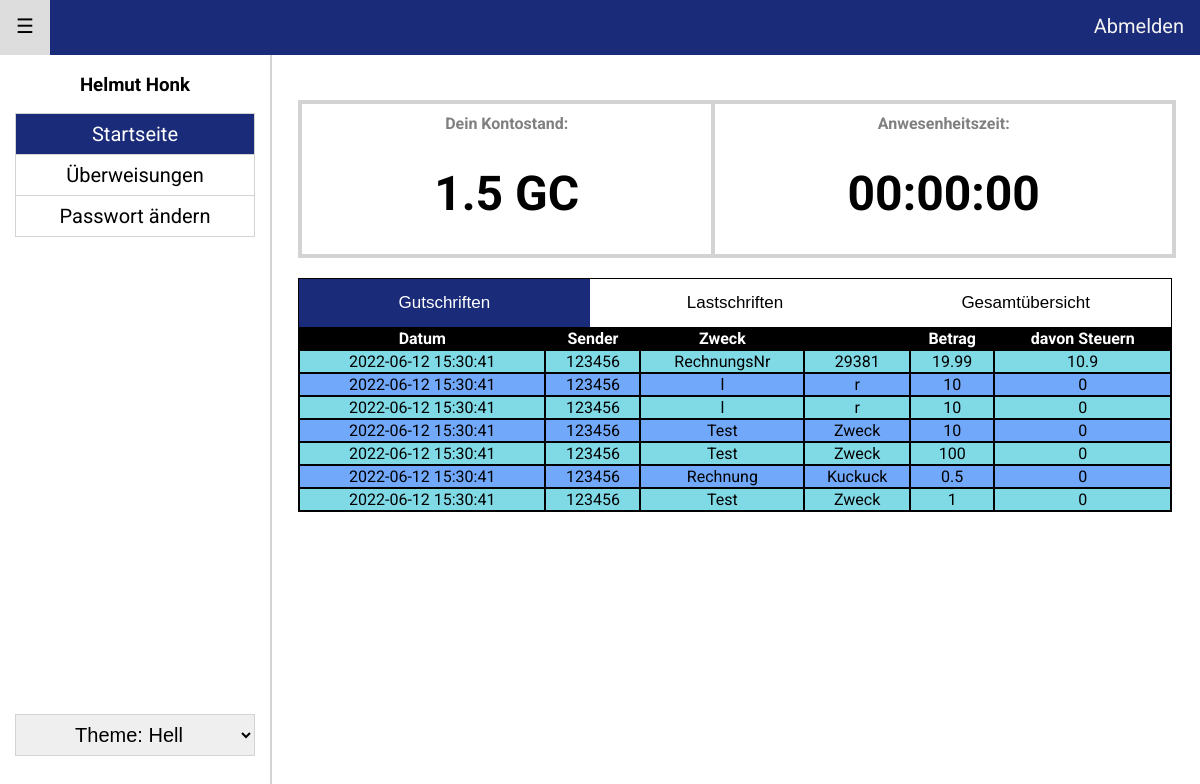
Screenshot of /my/dashboard.php (signed in) with the database file from the repository.
### tables this page shows
CREATE TABLE IF NOT EXISTS `bankaccount` (
  `id` int NOT NULL,
  `balance` double NOT NULL,
  PRIMARY KEY (`id`)
);

CREATE TABLE IF NOT EXISTS `transfer` (
  `tId` int NOT NULL AUTO_INCREMENT,
  `val` float NOT NULL,
  `date` datetime NOT NULL DEFAULT CURRENT_TIMESTAMP ON UPDATE CURRENT_TIMESTAMP,
  `txtL` varchar(100) NOT NULL,
  `txtR` varchar(100) NOT NULL,
  `sendId` int NOT NULL,
  `recId` int NOT NULL,
  `taxVal` float NOT NULL,
  PRIMARY KEY (`tId`)
);

### modules/lib/themehelper.php (called while the page is built, shortened)
<?php
function getTheme() {
    $theme = "/ressource/style/";
    if($_SESSION["type"] == "citizen") $theme = $theme . "my";
    if($_SESSION["theme"] == "Hell") $theme = $theme . "Light.css";
    return $theme;
}
?>

### modules/lib/presence.php (called while the page is built, shortened)
<?php
function presencetime($id)
{
    require __DIR__ . "/../conn.php";
    $id = mysqli_real_escape_string($db_link, $id);
    $sql = "SELECT ADDTIME(COALESCE(presence.time,0),COALESCE(TIMEDIFF(CURRENT_TIMESTAMP(),arrival.date),0)) AS 'time' FROM citizen LEFT JOIN presence ON presence.cId = citizen.id AND presence.date = COALESCE(DATE('$date'), CURRENT_DATE) LEFT JOIN arrival ON citizen.id = arrival.cId WHERE citizen.id = $id";
    $erg = mysqli_query($db_link, $sql);
    while ($zeile = mysqli_fetch_assoc($erg)) {
        $time = $zeile['time'];
    }
    return $time;
}

### modules/bankdisplay.php (the view, shortened to what this page needs)
<?php
function transrec()
{
    require "conn.php";
    $id = $_SESSION['loginID'];
    $sql = "SELECT * FROM transfer WHERE recId = '$id' ORDER BY date DESC";
    $erg = mysqli_query($db_link, $sql);
    $even = true;
    echo ("<table><tr><th>Datum</th><th>Sender</th><th>Zweck</th><th>&nbsp</th><th>Betrag</th><th>davon Steuern</th></tr>");
    while ($zeile = mysqli_fetch_assoc($erg)) {
        $even = !$even;
        echo("<tr class=\"");
        if ($even == 0) echo('even">');
        else echo('odd">');
        echo ("<td>$zeile[date]</td>");
        echo ("<td>$zeile[recId]</td>");
        echo ("<td>$zeile[txtL]</td>");
        echo ("<td>$zeile[txtR]</td>");
        echo ("<td>$zeile[val]</td>");
        echo ("<td>$zeile[taxVal]</td>");
        echo ("</tr>");
    }
    echo ("</table>");
}
function getBal() {
    require "conn.php";
        $id = $_SESSION['loginID'];
        $sql = "SELECT * FROM bankaccount WHERE id = '$id';";
        $erg = mysqli_query($db_link, $sql);
        while ($zeile = mysqli_fetch_assoc($erg)) {
            $balance = $zeile["balance"];
        }
        echo($balance . " GC");
}

### my/dashboard.php (shortened to what this page needs)
<!DOCTYPE html>
<html lang="de">
<?php
require __DIR__ . "/../modules/bankdisplay.php";
require __DIR__ . "/../modules/lib/presence.php";
require __DIR__ . "/../modules/lib/themehelper.php";
$theme = getTheme();
$loc = 0;
?>
<head>
    <link rel="stylesheet" href="<?php echo ($theme) ?>">
</head>
<body>
    <?php require "navbar.php"; ?>
    <div class="main" id="main">
        <div class="top">
            <div class="balance dashboard">
                <h4>Dein Kontostand:</h4>
                <h1><?php getBal(); ?></h1>
            </div>
            <div class="time dashboard">
                <h4>Anwesenheitszeit:</h4>
                <h1><?php echo (presencetime($_SESSION['loginID'])) ?></h1>
            </div>
        </div>
        <div class="salesDisplay">
            <button class="tablink" onclick="openPage('rec', this, '#1a2b79')" id="defaultOpen">Gutschriften</button>
            <button class="tablink" onclick="openPage('send', this, '#1a2b79')">Lastschriften</button>
            <button class="tablink" onclick="openPage('transrec', this, '#1a2b79')">Gesamtübersicht</button>
            <div id="rec" class="sales">
                <?php transrec() ?>
            </div>
        </div>
    </div>
</body>
</html>

### my/navbar.php (shortened to what this page needs)
<div class="navbar my">
    <a href="javascript:void(0)" onclick="toggleNav()">☰</a>
    <a style="float: right" href="/modules/logout.php">Abmelden</a>
</div>
<div class="sidenav" id="side">
    <h3><?php echo ($_SESSION["fName"] . " " . $_SESSION["lName"]); ?></h3>
    <a <?php if($loc == 0) echo('class="selected"');?> href="/my/dashboard.php">Startseite</a>
    <a <?php if($loc == 1) echo('class="selected"');?> href="transaction.php">Überweisungen</a>
    <a <?php if($loc == 2) echo('class="selected"');?> href="password.php">Passwort ändern</a>
    <form id="themechange" action="/modules/formhandler/changetheme.php" method="post">
        <select name="theme" onchange="changeTheme()" id="theme" class="bottom" >
            <option disabled selected hidden >Theme: <?php echo($_SESSION["theme"]);?></option>
        </select>
    </form>
</div>

### ressource/style/myLight.css (style rules this page uses)
html { font-family: 'Roboto', sans-serif; }
.top { display: flex; }
.dashboard { flex: auto; border: 4px solid lightgrey; width: fit-content; margin: 20px -4px 20px 0px; }
.dashboard h4 { color: gray; text-align: center; margin: 10px 10px 0px 10px; }
.dashboard h1 { text-align: center; font-weight: bold; font-size: 3em; }
.navbar { overflow: hidden; position: fixed; top: 0; left: 0; width: 100%; }
.navbar.my { background-color: #1a2b79; }
.navbar a { float: left; display: block; color: #f2f2f2; text-align: center; font-size: 20px; height: 27px; padding: 14px 16px; text-decoration: none; transition: 0.5s; }
.sidenav { margin-top: 55px; height: 100%; width: 270px; position: fixed; z-index: 1; top: 0; left: 0; background-color: rgb(255, 255, 255); overflow-x: hidden; transition: 0.5s; border-right: 2px solid lightgrey; }
.sidenav a { padding: 8px 8px 8px 8px; margin: -1px 15px -1px 15px; text-decoration: none; text-align: center; font-size: 20px; color: black; display: block; transition: 0.3s; border: 1px solid lightgrey; white-space: nowrap; width: -webkit-fill-available; }
.sidenav .selected { background-color: #1a2b79; color: white; }
.sidenav h3 { text-align: center; white-space: nowrap }
.bottom { width: -webkit-fill-available; position: absolute; bottom: 100px; padding: 8px 8px 8px 8px; margin: -1px 15px -1px 15px; text-decoration: none; text-align: center; font-size: 20px; color: black; display: block; transition: 0.3s; border: 1px solid lightgrey; white-space: nowrap }
#main { transition: margin-left .5s; padding: 20px; margin-left: 270px; }
.main { margin-top: 60px; }
.tablink { background-color: rgb(255, 255, 255); color: rgb(0, 0, 0); float: left; border: none; outline: none; cursor: pointer; padding: 14px 16px; font-size: 17px; width: 33.3333%; }
.salesDisplay { border: 1px solid black; }
.sales table { width: 100%; text-align: center; border-spacing: 0; }
.sales th { background-color: #000000; color: white; border: 1px solid black; }
.sales .even { background-color: rgb(128, 218, 230); }
.sales .odd { background-color: rgb(114, 168, 250); }
.sales td { border: 1px solid black; }

### rows the page displays
bankaccount: balance "1.5"
transfer: date "2022-06-12 15:30:41", recId "123456", txtL "RechnungsNr", txtR "29381", val "19.99", taxVal "10.9"
transfer: date "2022-06-12 15:30:41", recId "123456", txtL "l", txtR "r", val "10", taxVal "0"
transfer: date "2022-06-12 15:30:41", recId "123456", txtL "l", txtR "r", val "10", taxVal "0"
transfer: date "2022-06-12 15:30:41", recId "123456", txtL "Test", txtR "Zweck", val "10", taxVal "0"
transfer: date "2022-06-12 15:30:41", recId "123456", txtL "Test", txtR "Zweck", val "100", taxVal "0"
transfer: date "2022-06-12 15:30:41", recId "123456", txtL "Rechnung", txtR "Kuckuck", val "0.5", taxVal "0"
transfer: date "2022-06-12 15:30:41", recId "123456", txtL "Test", txtR "Zweck", val "1", taxVal "0"

### other values shown
$_SESSION["fName"] "Helmut"
$_SESSION["lName"] "Honk"
presencetime($_SESSION['loginID']) "00:00:00"
